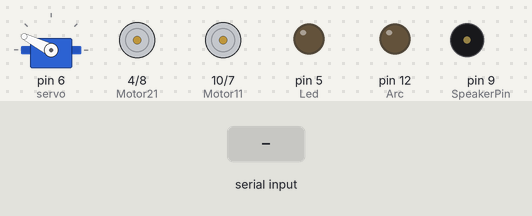
Simulated run of this sketch. Board: Arduino Uno, built with avr-gcc and run on an emulated ATmega328P. Shown: servo, motor-driver pin pairs drawn as motors (green arrow = first pin HIGH = forward, orange = second pin HIGH = backward, longer = more drive), output pins drawn as LEDs (lit = HIGH), buzzer (waves = sounding). Dashed ring = blinking. The test bench sets the inputs (shaded band).

Above: at 1.2 s.
1.3 s: "9" received over the second serial link
At 1.7 s:
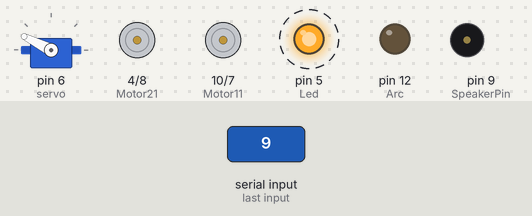
4.3 s: "1" received over the second serial link
At 7.0 s:
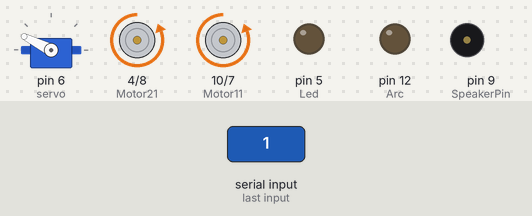
7.3 s: "2" received over the second serial link
At 8.2 s:
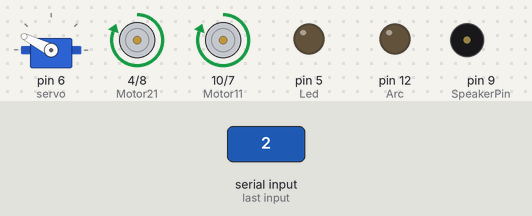
8.8 s: "3" received over the second serial link
At 9.3 s:
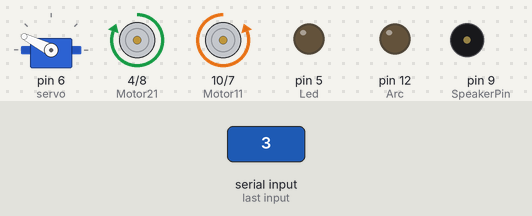
10.3 s: "7" received over the second serial link
At 11.7 s:
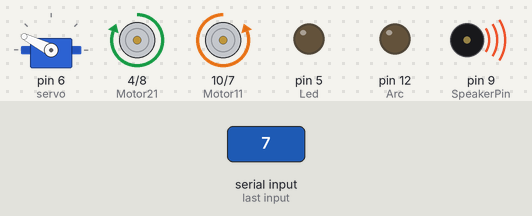
Timing chart, 0 to 29.8 s (numbered marks = the images above; inputs shaded):
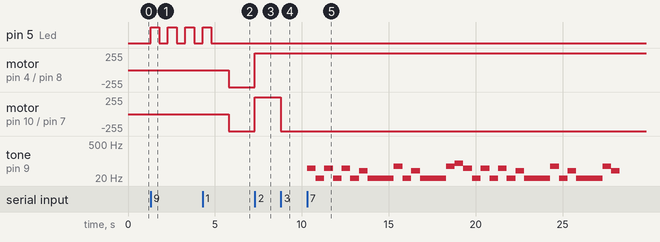

The sketch:

Flamethrower.ino
```cpp
#include <SoftwareSerial.h>
#include <Servo.h>


SoftwareSerial BT(2, 3); // RX | TX

int Motor11 = 10;
int Motor12 = 7;
char a;

int Motor21 = 4;
int Motor22 = 8;

int Led = 5;
int Arc = 12;

int SpeakerPin = 9;
int numTones = 36;
int tones[]  = {  50, 20, 50, 20, 50, 20, 40, 5, 20, 5,  60, 10, 40, 5, 20, 5, 60, 80, 50, 20, 50, 20, 50, 20, 40, 5, 20, 5,  60, 10, 40, 5,  20, 5, 60, 40};

Servo servo;

void setup() {
  pinMode(Motor11, OUTPUT);
  pinMode(Motor12, OUTPUT);

  pinMode(Motor21, OUTPUT);
  pinMode(Motor22, OUTPUT);

  pinMode(Led, OUTPUT);
  pinMode(Arc, OUTPUT);
  servo.attach(6);
  servo.write(153);
  //servo1.attach(11);

  Serial.begin(115200);
  BT.begin(9600);
  BT.println("Hello from Arduino");

}

int vitesse = 500;

void forward() {
  digitalWrite(Motor11, LOW);
  digitalWrite(Motor12, HIGH);

  digitalWrite(Motor21, LOW);
  digitalWrite(Motor22, HIGH);
}

void backward() {
  digitalWrite(Motor11, HIGH);
  digitalWrite(Motor12, LOW);

  digitalWrite(Motor21, HIGH);
  digitalWrite(Motor22, LOW);
}

void left() {
  digitalWrite(Motor11, LOW);
  digitalWrite(Motor12, HIGH);
}

void right() {
  digitalWrite(Motor21, LOW);
  digitalWrite(Motor22, HIGH);
}

void stopped() {
  digitalWrite(Motor11, LOW);
  digitalWrite(Motor12, LOW);

  digitalWrite(Motor21, LOW);
  digitalWrite(Motor22, LOW);
}


/*void look() {
  servo.write(45);
  delay(1000);
  servo.write(135);
  delay(1000);
}*/

unsigned long time = millis();
int on = 0;
void fire() {
  if(millis() - time > 1200)
  {
    time = millis();
    if(on == 0)
    {
      on = 1;
      digitalWrite(Arc, LOW);
      servo.write(153);
      digitalWrite(Led, LOW);
    }
    else
    {
      on = 0;
      digitalWrite(Arc, HIGH);
      servo.write(105);
      digitalWrite(Led, HIGH);
    }
  }
}

int state = 0;
void light() {
  if(state == 0)
  {
    state = 1;
    digitalWrite(Led, HIGH);
  }
  else
  {
    state = 0;
    digitalWrite(Led, LOW);
  }
}

void musica()
        {
             for (int i = 0; i < numTones; i++)
                 {
                     tone(SpeakerPin, tones[i]);
                     delay(500);
                 }
             noTone(SpeakerPin);
       }

void blink() {
  for(int i=0; i < 4 ; i++)
  {
    digitalWrite(Led, HIGH);
    delay(500);
    digitalWrite(Led, LOW);
    delay(500);
  }
}

void loop() {
  if (BT.available())
  {
    //
    a=(BT.read());
    // 1 avancer
    // 2 arrière
    // 3 Gauche
    // 4 Droite
    // 5 Select
    // 6 Start
    // 7 Triangle
    // 8 Square
    // 9 X
    // A Ball
    if (a=='1')
    {
      forward();
    }
    else if (a=='2')
    {
      backward();
    }
    else if (a=='3')
    {
      left();
    }
    else if (a=='4')
    {
      right();
    }
    else if (a=='0')
    {
      stopped();
    }
    else if (a=='8')
    {
      fire();
     delay(500);
    }
    else if (a=='9')
    {
      blink();
      delay(500);
    }
    else if (a=='7')
    {
      musica();
      delay(500);
    }
  }

}
```

Measured:
- after the input at 1.3 s, pin 5 (Led): alternates HIGH for 0.50 s and LOW for 0.50 s, starting at once
- after the input at 4.3 s, motor on pin 4 (Motor21) / pin 8 (Motor22), motor on pin 10 (Motor11) / pin 7 (Motor12): stopped → backward 255/255 after 1.5 s
- after the input at 7.3 s, motor on pin 4 (Motor21) / pin 8 (Motor22), motor on pin 10 (Motor11) / pin 7 (Motor12): backward 255/255 → forward 255/255 at once
- after the input at 8.8 s, motor on pin 10 (Motor11) / pin 7 (Motor12): forward 255/255 → backward 255/255 at once
- after the input at 10.3 s, tone on pin 9 (SpeakerPin): plays 50 Hz for 0.50 s, 20 Hz for 0.50 s, 50 Hz for 0.50 s, 20 Hz for 0.50 s, 50 Hz for 0.50 s, 20 Hz for 0.50 s … (36 notes in this stretch), starting at once
